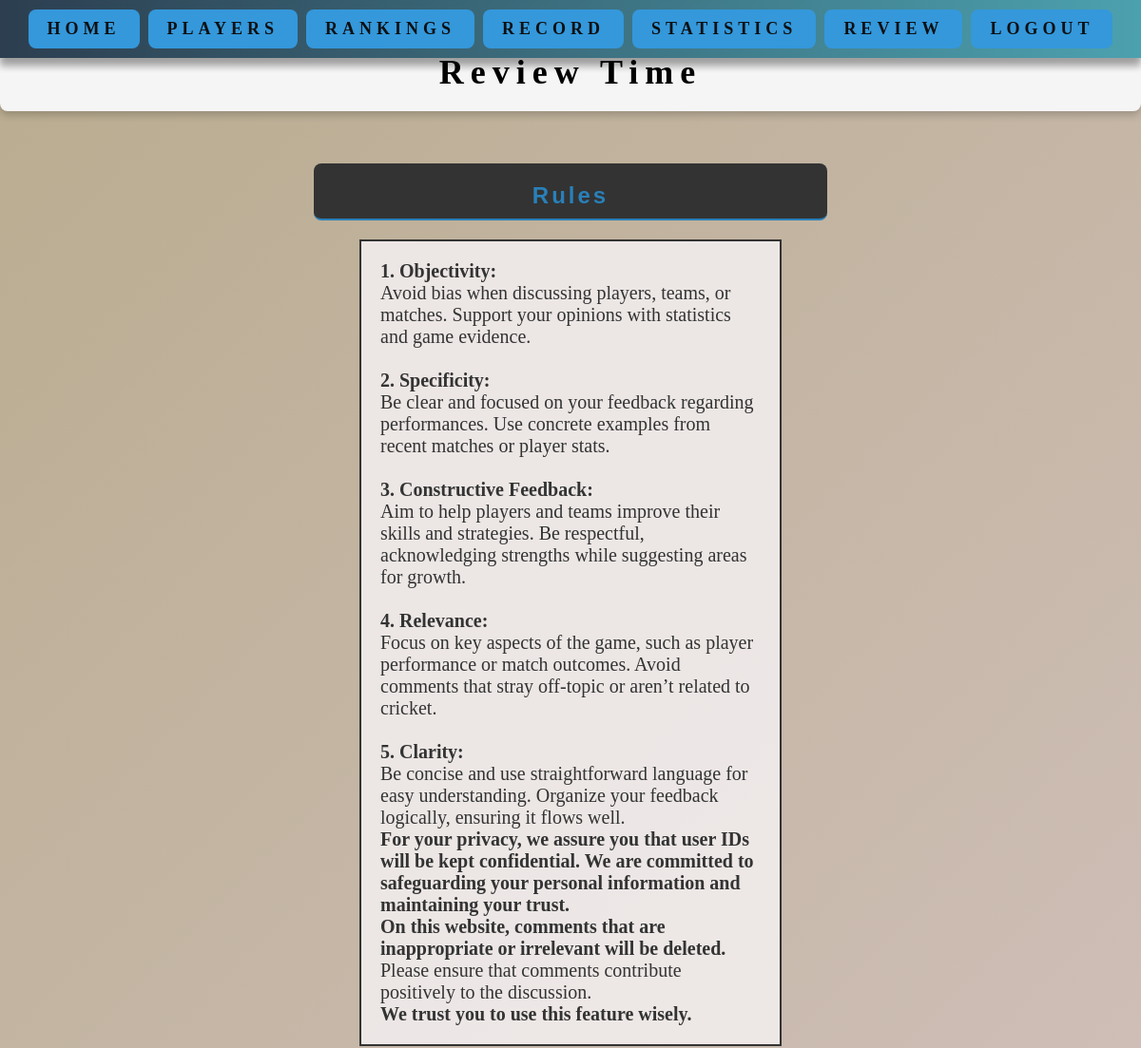
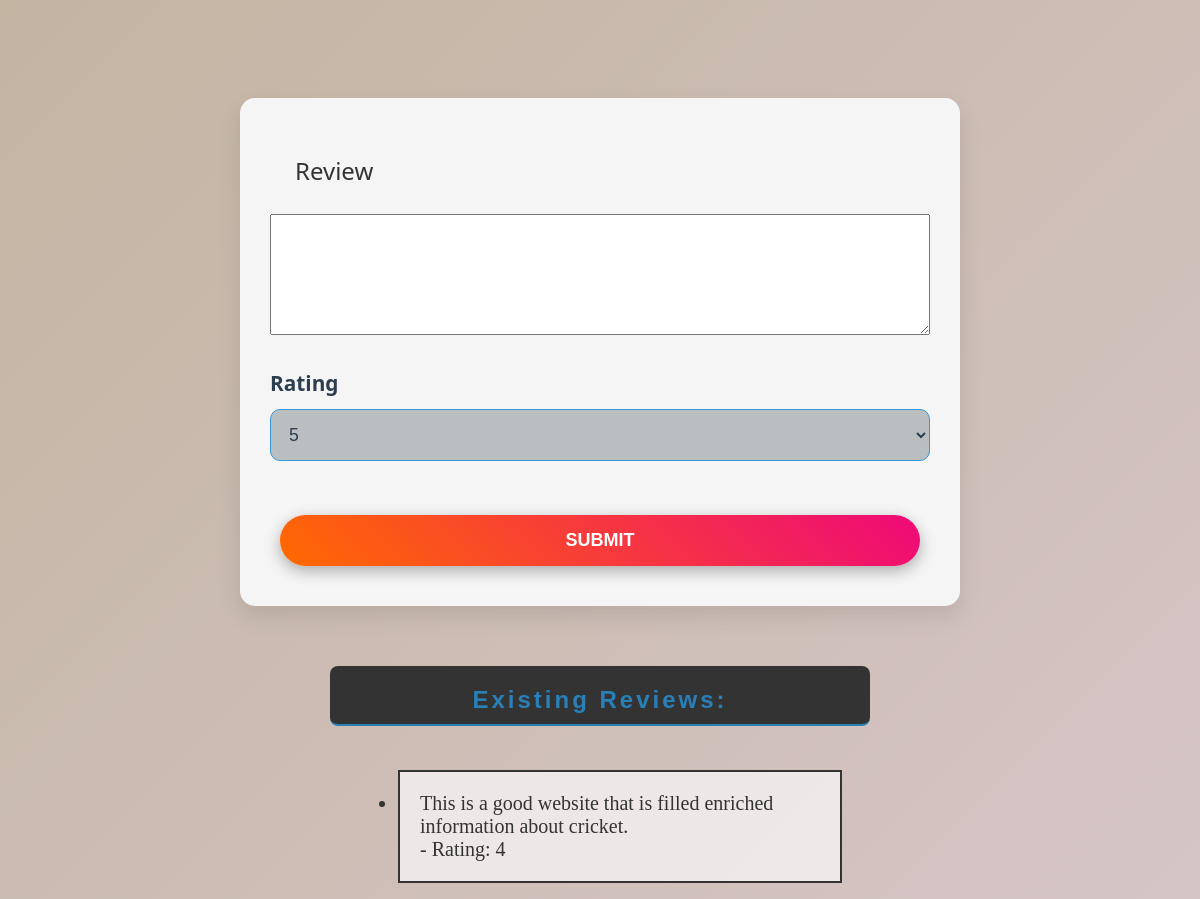
Page /Review on the committed database (2 pictures, top to bottom).
### tables this page shows
CREATE TABLE Review (
    id INTEGER PRIMARY KEY AUTOINCREMENT,
    comments TEXT NOT NULL,
    rating INTEGER NOT NULL,
    Is_Deleted INTEGER DEFAULT 0
);

### routes.py (the view)
@app.route('/Review')
def Review():
    conn = get_db_connections()  # Establish DB connection
    cur = conn.cursor()
    cur.execute("SELECT * FROM Review WHERE Is_Deleted = 0")
    Crickets = cur.fetchall()
    conn.close()
    return render_template("Review.html", Crickets=Crickets)  # Render template of Review Page

### routes.py (called while the page is built)
def get_db_connections():
    conn = sqlite3.connect(DATABASE)  # Connect to the SQLite database
    conn.row_factory = sqlite3.Row  # Configure the connection to return rows as dictionaries
    return conn  # Return the database connection

### templates/Review.html (shortened to what this page needs)
{% extends "layout.html" %}
{% block content %}
<link rel="stylesheet" href="/static/style.css">
</head>
<body class="home-style">
    <header>
        <nav class="Nav-bar">
            <strong><a href="/about">Home</a></strong>
            <strong><a href="/Players">Players</a></strong>
            <strong><a href="/Ranking">Rankings</a></strong>
            <strong><a href="/Record">Record</a></strong>
            <strong><a href="/Stats">Statistics</a></strong>
            <strong><a href="/Review">Review</a></strong>
            <strong><a href="/login">Logout</a></strong>
        </nav>
    </header>
    <main>
        <h1 class="stats1">Review Time</h1>
        <div class="Instructions-INFO">
            <h2 class="h2">Rules</h2>
            <p class="cric">
                <strong>1. Objectivity:</strong><br>
                Avoid bias when discussing players, teams, or matches. Support your opinions with statistics and game evidence.<br><br>
                <strong>2. Specificity:</strong><br>
                Be clear and focused on your feedback regarding performances. Use concrete examples from recent matches or player stats.<br><br>
                <strong>3. Constructive Feedback:</strong><br>
                Aim to help players and teams improve their skills and strategies. Be respectful, acknowledging strengths while suggesting areas for growth.<br><br>
                <strong>4. Relevance:</strong><br>
                Focus on key aspects of the game, such as player performance or match outcomes. Avoid comments that stray off-topic or aren’t related to cricket.<br><br>
                <strong>5. Clarity:</strong><br>
                Be concise and use straightforward language for easy understanding. Organize your feedback logically, ensuring it flows well.<br>
                <strong>For your privacy, we assure you that user IDs will be kept confidential. We are committed to safeguarding your personal information and maintaining your trust.</strong><br>
                <strong>On this website, comments that are inappropriate or irrelevant will be deleted.</strong><br>
                Please ensure that comments contribute positively to the discussion.<br>
                <strong>We trust you to use this feature wisely.</strong>
            </p>
        </div>
        <form class="Review-Form" action="/addreview" method="post">
            <label class="login-p" for="Review">Review</label>
            <textarea class="Review-label" id="Review" name="Review" rows="5" cols="60" required></textarea><br>
            <label class="Review-label" for="rating">Rating</label>
            <select class="Review-select" id="rating" name="rating" required>
                <option value="5">5</option>
            </select><br><br>
           <button class="Ranking-button">Submit</button>
        </form>
        <div class="Instructions-INFO">
            <h2 class="h2">Existing Reviews:</h2>
            <ul>
                {% for review in Crickets %} <br>
                    <li class="cric">{{ review[1] }} <br> - Rating: {{ review[2] }}</li>
                {% endfor %}
            </ul>
        </div>
    </main>
{% endblock %}

### static/style.css (style rules this page uses)
.home-style { margin: 0; padding: 0; font-family: Arial, Helvetica, sans-serif; background: linear-gradient(135deg,#b9ac8f 0%, #d6c5c6 100%); color: #333; display: flex; flex-direction: column; min-height: 100vh; overflow-x:hidden ; }
.Nav-bar { position: fixed; left: 50%; transform: translateX(-50%); width: calc(100% - 20px); top: 0; background: linear-gradient(to right, #2c3e50, #4ca1af); padding: 10px 10px; box-shadow: 0 8px 8px rgba(0, 0, 0, 0.2); text-align: center; letter-spacing: 5px; z-index: 1; }
.Nav-bar { font-family: Dancing Script; font-size: 16px; text-transform: uppercase; text-decoration: none; }
h1 { font-size: 100px; margin: 0; color: #e74c3c; }
h2 { margin: 20px; font-size: 24px; }
p { font-size: 20px; margin: 10px 0; }
a { display: inline-block; padding: 10px 20px; font-size: 18px; color: #db5151; background-color: #3498db; border-radius: 8px; }
.h2 { text-align: center; padding: 20px; background-color: #333; color:whitesmoke; width: 500px; font-size: 28px; margin-top: 20px; margin-bottom: 20px; letter-spacing: 3px; border-radius: 8px; box-shadow: 0 4px 8 px rgb(red, green, blue); }
.Instructions-INFO { display: flex; justify-content: center; align-items: center; flex-direction: column; margin-top: 50px; }
.cric { font-size: 20px; font-family: Cinzel; justify-content: space-around; flex-wrap: wrap; max-width: 400px; padding: 20px; background-color: rgba(241, 237, 237, 0.9); border: 2px solid #333; }
.stats1 { position: relative; top: 15px; text-align: center; font-size: 36px; padding: 20px; background-color: whitesmoke; color: black; font-family: Pinyon Script; margin-top: 20px; margin-bottom: 20px; letter-spacing: 7px; border-radius: 8px; box-shadow: 0 4px 8px rgba(0, 0, 0, 0.2); }
.h2 { font-size: 1.5em; color: #2980b9; border-bottom: 2px solid #2980b9; padding-bottom: 10px; margin-bottom: 10px; margin-top: 20px; }
form { position: relative; display: flex; flex-direction: column; top: 20px; widows: 100%; }
h2, h3, h4 { margin-bottom: 10px; color: #333; }
p { margin-bottom: 1em; }
a { color: #0e1012; text-decoration: underline; }
.Ranking-button { padding: 15px 40px; border: none; border-radius: 50px; background: linear-gradient(45deg, #ff6a00, #ee0979); color: white; font-size: 18px; font-weight: bold; cursor: pointer; margin: 10px; transition: transform 0.2s, opacity 0.3s; box-shadow: 0 5px 15px rgba(0, 0, 0, 0.3); text-transform: uppercase; }
.Review-Form { background:whitesmoke; color: #333; padding: 30px; border-radius: 15px; width: 55%; margin: 60px auto; box-shadow: 0px 10px 25px rgba(0, 0, 0, 0.1); font-family: 'Segoe UI', Tahoma, Geneva, Verdana, sans-serif; }
.Review-label { font-size: 1.3rem; display: block; margin-bottom: 12px; font-weight: 600; color: #2c3e50; }
.Review-select { width: 100%; padding: 14px; font-size: 1.1rem; border-radius: 10px; border: 1px solid #3498db; background-color: #b9bfc1; color: #2c3e50; transition: border 0.3s, background-color 0.3s; }
.login-p { font-size: 24px; margin: 25px; color: "Helvetica Neue", Arial, sans-serif; line-height: 1.5em; font-weight: 300; }
a { text-decoration: none; }

### rows in the picture
Review: comments "This is a good website that is filled enriched information about cricket.", rating "4"
